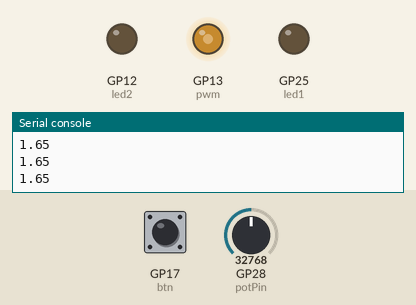
A program run on a simulated Raspberry Pi Pico running MicroPython. Parts: output pins drawn as LEDs (lit = HIGH), the last lines printed to the serial console. The test bench sets the inputs (shaded band); at power-on: GP17 (btn) HIGH, GP28 (potPin) = 32768 (analog values on the 0–65535 scale).

Above: at 1.2 s.
1.3 s: GP17 (btn) pulled LOW for 0.15 s
At 1.9 s:
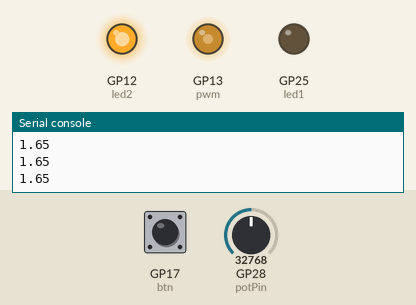
2.9 s: GP28 (potPin) set to 45874
At 3.3 s:
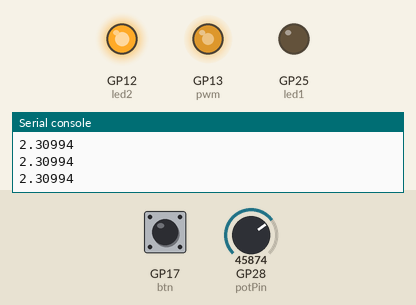
4.4 s: GP28 (potPin) set to 57670
At 5.6 s:
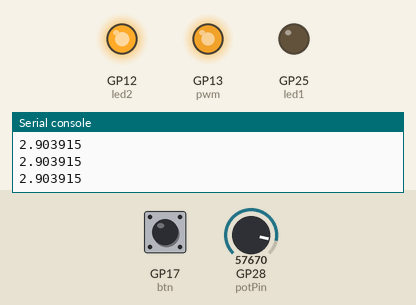
5.9 s: GP17 (btn) pulled LOW for 1 s
At 6.6 s:
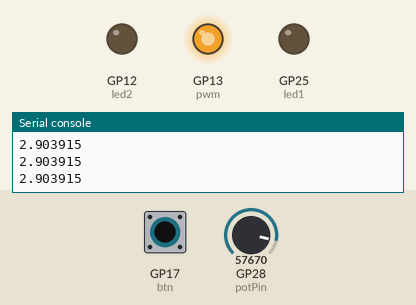
8.4 s: GP28 (potPin) set to 7864
At 9.1 s:
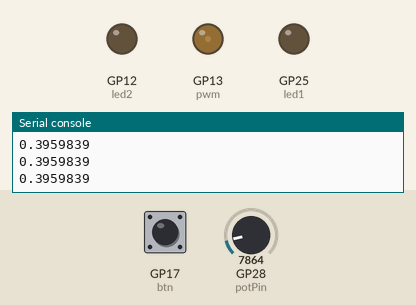
9.9 s: GP17 (btn) pulled LOW for 0.15 s
At 10.9 s:
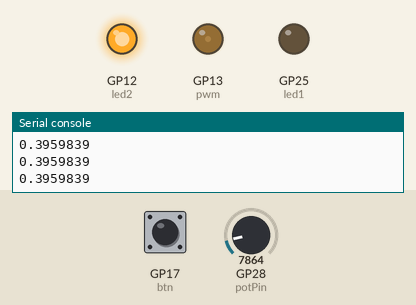
Timing chart, 0 to 12.5 s (numbered marks = the images above; inputs shaded):
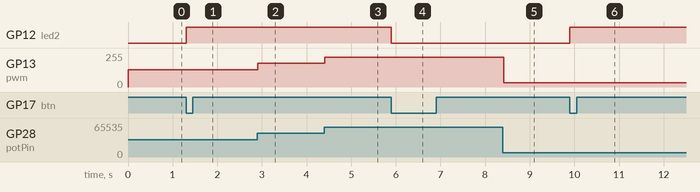

Measured:
- after the input at 1.3 s, GP12 (led2): LOW → HIGH at once
- after the input at 2.9 s, GP13 (pwm): 128/255 → 178/255 at once
- after the input at 4.4 s, GP13 (pwm): 178/255 → 224/255 at once
- after the input at 5.9 s, GP12 (led2): HIGH → LOW at once
- after the input at 8.4 s, GP13 (pwm): 224/255 → 31/255 at once
- after the input at 9.9 s, GP12 (led2): LOW → HIGH at once

The program:

hello.py
```python
from machine import Pin, ADC, PWM
import time

led1 = Pin(25, Pin.OUT)
led2 = Pin(12, Pin.OUT)
potPin = ADC(2)
pwm = PWM(Pin(13))
btn = Pin(17, Pin.IN, Pin.PULL_UP)

def btnInt(pPin):
    print("Butona Basildi")
    led2.toggle()

btn.irq(btnInt, Pin.IRQ_FALLING)

pwm.freq(1000)

while True:
    adcVal = potPin.read_u16()
    pwm.duty_u16(adcVal)
    print(adcVal * 3.3 / 65536)
    time.sleep(0.1)
```
